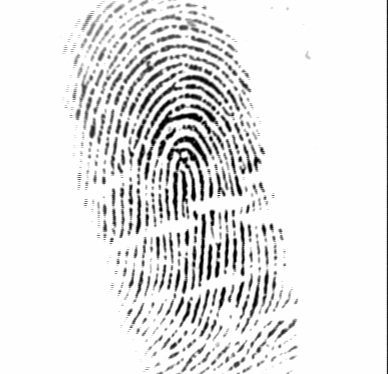
#> input picture datasets/DB1_B/105_4.tif, 388 x 374 px
$ jupyter execute --allow-errors milestone_3.ipynb   (older library calls are emulated)
#> lines starting #> are read from the running program, lines starting #| are printed output that depends on the picture
# **Milestone 3 - Fingerprint Matching**

[cell 1]
import cv2
import os
import sys
import numpy
import fingerprint_enhancer
import matplotlib.pyplot as plt
# from enhance import image_enhance
from skimage.morphology import skeletonize, thin

# os.chdir("/app/")

# [29 lines left out: function removedot, not called in this run]


def get_descriptors(img):
	clahe = cv2.createCLAHE(clipLimit=2.0, tileGridSize=(8,8))
	img = clahe.apply(img)
	# img = image_enhance.image_enhance(img)
	img = fingerprint_enhancer.enhance_Fingerprint(img)
	img = numpy.array(img, dtype=numpy.uint8)
	# Threshold
	ret, img = cv2.threshold(img, 127, 255, cv2.THRESH_BINARY_INV | cv2.THRESH_OTSU)
	# Normalize to 0 and 1 range
	img[img == 255] = 1

	#Thinning
	skeleton = skeletonize(img)
	skeleton = numpy.array(skeleton, dtype=numpy.uint8)
	skeleton = removedot(skeleton)
	# Harris corners
	harris_corners = cv2.cornerHarris(img, 3, 3, 0.04)
	harris_normalized = cv2.normalize(harris_corners, 0, 255, norm_type=cv2.NORM_MINMAX, dtype=cv2.CV_32FC1)
	threshold_harris = 125
	# Extract keypoints
	keypoints = []
	for x in range(0, harris_normalized.shape[0]):
		for y in range(0, harris_normalized.shape[1]):
			if harris_normalized[x][y] > threshold_harris:
				keypoints.append(cv2.KeyPoint(y, x, 1))
	# Define descriptor
	orb = cv2.ORB_create()
	# Compute descriptors
	_, des = orb.compute(img, keypoints)
	return (keypoints, des);

def isMatching(image_name1,image_name2):
#> called with image_name1 = '105_4.tif', image_name2 = '103_1.tif'
	img1 = cv2.imread("datasets/DB1_B/" + image_name1, cv2.IMREAD_GRAYSCALE)
#> img1 is the input picture: shape (374, 388); min 1, max 254, mean 230.8
	kp1, des1 = get_descriptors(img1)
#> in get_descriptors, `img = clahe.apply(img)`:
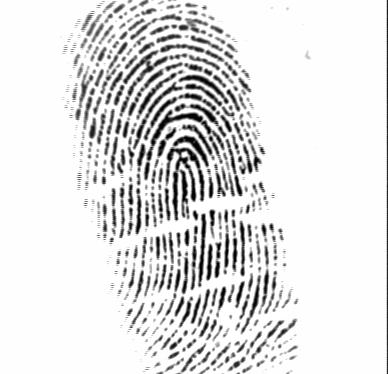
#> img: shape (374, 388); min 1, max 255, mean 226.7

	img2 = cv2.imread("datasets/DB1_B/" + image_name2, cv2.IMREAD_GRAYSCALE)
	kp2, des2 = get_descriptors(img2)

	# Matching between descriptors
	bf = cv2.BFMatcher(cv2.NORM_HAMMING, crossCheck=True)
	matches = sorted(bf.match(des1, des2), key= lambda match:match.distance)
	# # Plot keypoints
	img4 = cv2.drawKeypoints(img1, kp1, outImage=None)
	img5 = cv2.drawKeypoints(img2, kp2, outImage=None)
	f, axarr = plt.subplots(1,2)
	axarr[0].imshow(img4)
	axarr[1].imshow(img5)
	plt.show()
	# Plot matches
	img3 = cv2.drawMatches(img1, kp1, img2, kp2, matches, flags=2, outImg=None)
	plt.imshow(img3)
	plt.show()

	# Calculate score
	score = 0;
	for match in matches:
		score += match.distance
	score_threshold = 20
	if score/len(matches) < score_threshold:
		# print("Fingerprint matches.")
		return True
	else:
		return False
		# print("Fingerprint does not match.")

def main():
	image_name1 = '105_4.tif'


	image_name2 = '103_1.tif'
	if isMatching(image_name1,image_name2):
		print("Fingerprint matches.")
	else:
		print("Fingerprint does not match.")


if __name__ == "__main__":
	try:
		main()
#> (the call stopped at in get_descriptors, `img = fingerprint_enhancer.enhance_Fingerprint(img)`: fingerprint_enhancer is not available in this run)
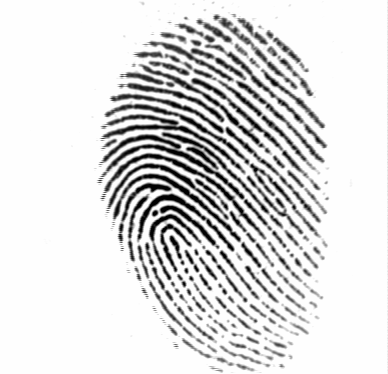
#> input picture datasets/DB1_B/101_1.tif, 388 x 374 px
#> further down, img0 is the input picture: shape (374, 388, 3); min 1, max 254, mean 220.7
	except:
		raise

[cell 2]
# [23 lines left out: function draw_minutiae, not called in this run]

Load the Datasets

[cell 3]
import glob
import cv2 as cv
import matplotlib.pyplot as plt
from minutiae_extractor import extract_minutiae
# [4 lines of commented-out code are left out]
#> (the rest of this cell did not finish here and is left out)
